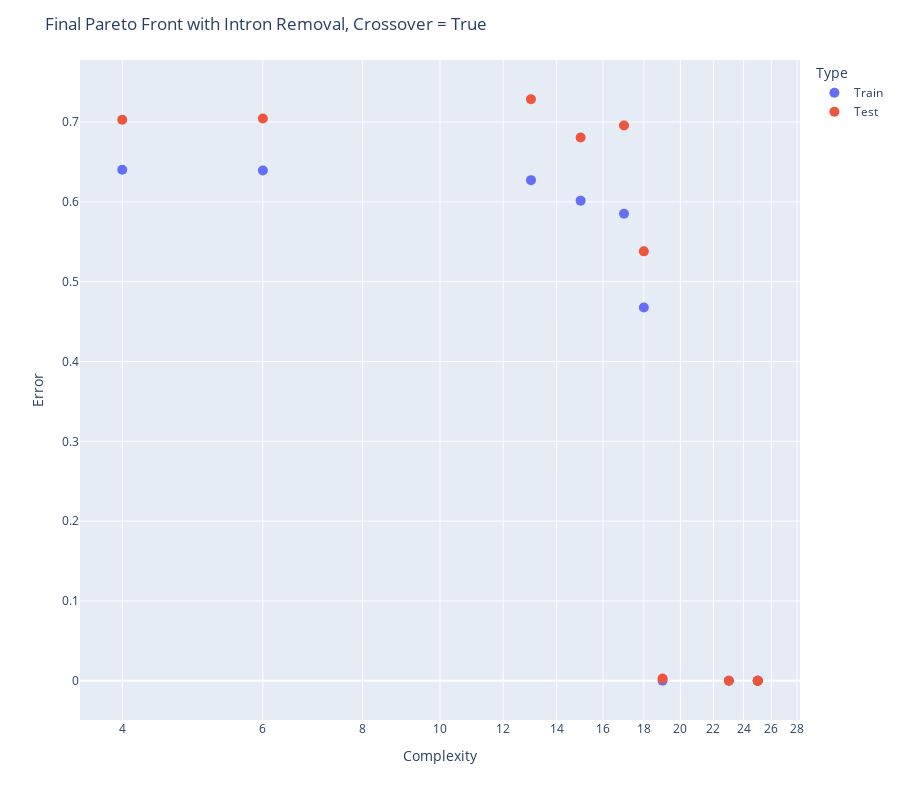
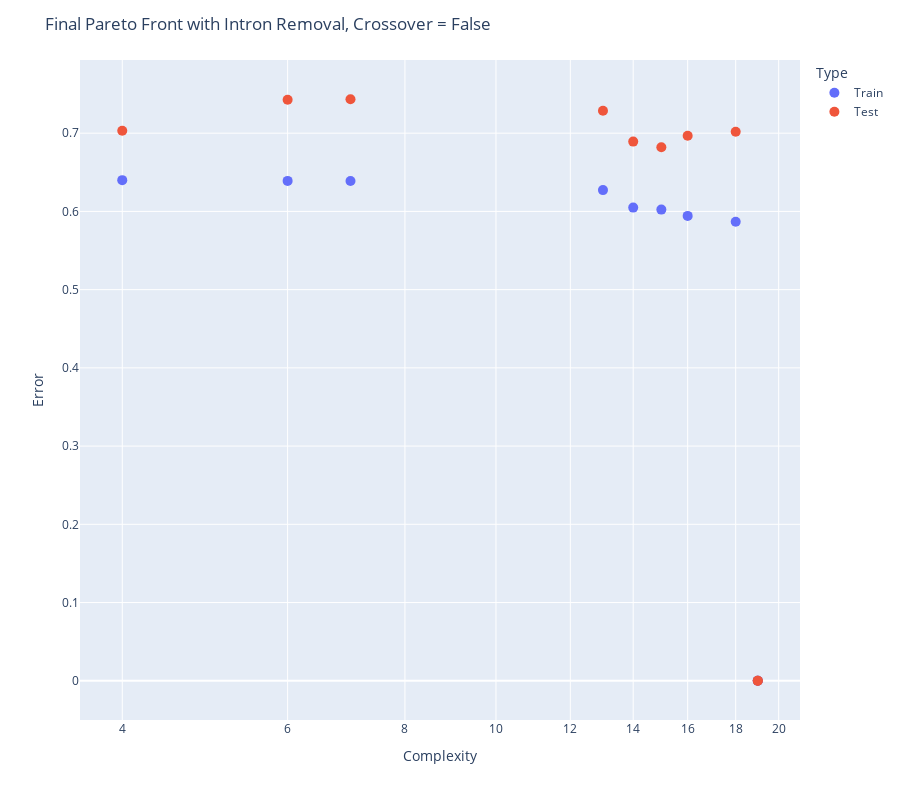

Here is the notebook cell these charts were saved with, in order:
### Markdown cell above
# Testing for Crossover

### Code cell
folder = "Intron_Removal/Output_Files/Crossover_Testing/"
wo_crossover = folder + "Without Crossover/"
w_crossover = folder + "With Crossover/"

# load the files
pf_train_w_cross = pd.read_csv(w_crossover + "final_pf_train.txt", sep=",", names=["Error", "Complexity"])
pf_test_w_cross = pd.read_csv(w_crossover + "final_pf_test.txt", sep=",", names=["Error", "Complexity"])
algo_list_w_cross = read_algos(w_crossover + "final_pf_algos.txt")

pf_train_wo_cross = pd.read_csv(wo_crossover + "final_pf_train.txt", sep=",", names=["Error", "Complexity"])
pf_test_wo_cross = pd.read_csv(wo_crossover + "final_pf_test.txt", sep=",", names=["Error", "Complexity"])
algo_list_wo_cross = read_algos(wo_crossover + "final_pf_algos.txt")

pf_train_w_cross["Algorithm"] = algo_list_w_cross
pf_test_w_cross["Algorithm"] = algo_list_w_cross
pf_train_w_cross["Type"] = "Train"
pf_test_w_cross["Type"] = "Test"

pf_train_wo_cross["Algorithm"] = algo_list_wo_cross
pf_test_wo_cross["Algorithm"] = algo_list_wo_cross
pf_train_wo_cross["Type"] = "Train"
pf_test_wo_cross["Type"] = "Test"

x_title = "Complexity"
y_title = "Error"

pf_w_cross = pd.concat([pf_train_w_cross, pf_test_w_cross])
pf_wo_cross = pd.concat([pf_train_wo_cross, pf_test_wo_cross])

# plot and save the html files
fig_w_cross = plot(pf_w_cross, x_title, y_title, color="Type", title="Final Pareto Front with Intron Removal, Crossover = True")
fig_wo_cross = plot(pf_wo_cross, x_title, y_title, color="Type", title="Final Pareto Front with Intron Removal, Crossover = False")

fig_w_cross.write_html(folder + "Images/pf_plot_w_cross.html")
fig_wo_cross.write_html(folder + "Images/pf_plot_wo_cross.html")

### Figure 1 — Plotly figure (JSON) as saved in the notebook; plotly's stock layout.template omitted (floating-point values rounded to 4 significant figures)
{"data": [{"customdata": [["<br>def Setup():<br>def Predict():<br>def Learn():<br>", "Train"], ["<br>def Setup():<br>def Predict():<br>  v2 = v1 + v2<br>  v1 = s3 * v1<br>  s3 = 0.189209<br>  s1 = dot(v0, v2)<br>  s1 = s1 * s3<br>  s3 = -0.887889<br>def Learn():<br>  s1 = s0 - s1<br>  s3 = 0.635851<br>  v1 = s1 * v0<br>", "Train"], ["<br>def Setup():<br>def Predict():<br>  v2 = v1 + v2<br>  v1 = s3 * v1<br>  s3 = 0.189209<br>  s1 = dot(v0, v2)<br>  s1 = s1 * s3<br>  s3 = -0.887889<br>def Learn():<br>  s1 = s0 - s1<br>  s3 = 0.635851<br>  v1 = s1 * v0<br>", "Train"], ["<br>def Setup():<br>def Predict():<br>def Learn():<br>", "Train"], ["<br>def Setup():<br>def Predict():<br>  s1 = dot(v0, v2)<br>  s1 = s3 * s1<br>  v2 = v1 + v2<br>def Learn():<br>  v1 = s0 * v0<br>  s3 = 0.00645958<br>", "Train"], ["<br>def Setup():<br>def Predict():<br>  s3 = 0.181514<br>  v2 = v1 + v2<br>  s1 = dot(v0, v2)<br>  s1 = s1 * s3<br>def Learn():<br>  s1 = s0 - s1<br>  v1 = s1 * v0<br>", "Train"], ["<br>def Setup():<br>def Predict():<br>  s1 = dot(v0, v1)<br>  s2 = 0.290295<br>def Learn():<br>  v1 = s2 * v0<br>", "Train"], ["<br>def Setup():<br>  s2 = 0.224386<br>def Predict():<br>  s1 = s2 - s3<br>  s2 = s2 - s1<br>  s3 = 0.0756371<br>def Learn():<br>  s2 = s0 * s3<br>  s3 = s1 - s3<br>", "Train"], ["<br>def Setup():<br>def Predict():<br>  s1 = dot(v0, v2)<br>  s3 = s1 - s3<br>  s1 = s3 * s2<br>  s3 = 0.0283061<br>def Learn():<br>  v2 = v2 + v0<br>  s2 = s0 * s3<br>  s3 = s3 - s1<br>", "Train"], ["<br>def Setup():<br>def Predict():<br>  s1 = s2 - s3<br>  s2 = s2 - s1<br>  s3 = 0.0756371<br>def Learn():<br>  s3 = s0 * s3<br>", "Train"], ["<br>def Setup():<br>def Predict():<br>  v2 = v1 + v2<br>  v1 = s3 * v1<br>  s3 = 0.189209<br>  s1 = dot(v0, v2)<br>  s1 = s1 * s3<br>def Learn():<br>  s1 = s0 - s1<br>  v1 = s1 * v0<br>", "Train"], ["<br>def Setup():<br>def Predict():<br>  s3 = 0.189209<br>  s1 = dot(v0, v2)<br>  s1 = s1 * s3<br>  s3 = -0.887889<br>def Learn():<br>  v2 = s0 * v0<br>", "Train"]], "hovertemplate": "Type=%{customdata[1]}<br>Complexity=%{x}<br>Error=%{y}<br>Algorithm=%{customdata[0]}<extra></extra>", "legendgroup": "Train", "marker": {"color": "#636efa", "size": 10, "symbol": "circle"}, "mode": "markers", "name": "Train", "orientation": "v", "showlegend": true, "textposition": "top center", "type": "scatter", "x": [0, 25, 25, 0, 18, 19, 13, 6, 17, 4, 23, 15], "xaxis": "x", "y": [0.6403, 1.414e-05, 1.414e-05, 0.6403, 0.4677, 0.0002039, 0.6272, 0.6392, 0.5852, 0.6403, 1.418e-05, 0.6016], "yaxis": "y"}, {"customdata": [["<br>def Setup():<br>def Predict():<br>def Learn():<br>", "Test"], ["<br>def Setup():<br>def Predict():<br>  v2 = v1 + v2<br>  v1 = s3 * v1<br>  s3 = 0.189209<br>  s1 = dot(v0, v2)<br>  s1 = s1 * s3<br>  s3 = -0.887889<br>def Learn():<br>  s1 = s0 - s1<br>  s3 = 0.635851<br>  v1 = s1 * v0<br>", "Test"], ["<br>def Setup():<br>def Predict():<br>  v2 = v1 + v2<br>  v1 = s3 * v1<br>  s3 = 0.189209<br>  s1 = dot(v0, v2)<br>  s1 = s1 * s3<br>  s3 = -0.887889<br>def Learn():<br>  s1 = s0 - s1<br>  s3 = 0.635851<br>  v1 = s1 * v0<br>", "Test"], ["<br>def Setup():<br>def Predict():<br>def Learn():<br>", "Test"], ["<br>def Setup():<br>def Predict():<br>  s1 = dot(v0, v2)<br>  s1 = s3 * s1<br>  v2 = v1 + v2<br>def Learn():<br>  v1 = s0 * v0<br>  s3 = 0.00645958<br>", "Test"], ["<br>def Setup():<br>def Predict():<br>  s3 = 0.181514<br>  v2 = v1 + v2<br>  s1 = dot(v0, v2)<br>  s1 = s1 * s3<br>def Learn():<br>  s1 = s0 - s1<br>  v1 = s1 * v0<br>", "Test"], ["<br>def Setup():<br>def Predict():<br>  s1 = dot(v0, v1)<br>  s2 = 0.290295<br>def Learn():<br>  v1 = s2 * v0<br>", "Test"], ["<br>def Setup():<br>  s2 = 0.224386<br>def Predict():<br>  s1 = s2 - s3<br>  s2 = s2 - s1<br>  s3 = 0.0756371<br>def Learn():<br>  s2 = s0 * s3<br>  s3 = s1 - s3<br>", "Test"], ["<br>def Setup():<br>def Predict():<br>  s1 = dot(v0, v2)<br>  s3 = s1 - s3<br>  s1 = s3 * s2<br>  s3 = 0.0283061<br>def Learn():<br>  v2 = v2 + v0<br>  s2 = s0 * s3<br>  s3 = s3 - s1<br>", "Test"], ["<br>def Setup():<br>def Predict():<br>  s1 = s2 - s3<br>  s2 = s2 - s1<br>  s3 = 0.0756371<br>def Learn():<br>  s3 = s0 * s3<br>", "Test"], ["<br>def Setup():<br>def Predict():<br>  v2 = v1 + v2<br>  v1 = s3 * v1<br>  s3 = 0.189209<br>  s1 = dot(v0, v2)<br>  s1 = s1 * s3<br>def Learn():<br>  s1 = s0 - s1<br>  v1 = s1 * v0<br>", "Test"], ["<br>def Setup():<br>def Predict():<br>  s3 = 0.189209<br>  s1 = dot(v0, v2)<br>  s1 = s1 * s3<br>  s3 = -0.887889<br>def Learn():<br>  v2 = s0 * v0<br>", "Test"]], "hovertemplate": "Type=%{customdata[1]}<br>Complexity=%{x}<br>Error=%{y}<br>Algorithm=%{customdata[0]}<extra></extra>", "legendgroup": "Test", "marker": {"color": "#EF553B", "size": 10, "symbol": "circle"}, "mode": "markers", "name": "Test", "orientation": "v", "showlegend": true, "textposition": "top center", "type": "scatter", "x": [0, 25, 25, 0, 18, 19, 13, 6, 17, 4, 23, 15], "xaxis": "x", "y": [0.7031, 9.493e-05, 9.493e-05, 0.7031, 0.538, 0.002707, 0.7286, 0.7044, 0.6957, 0.7029, 9.507e-05, 0.6806], "yaxis": "y"}], "layout": {"height": 800, "legend": {"title": {"text": "Type"}, "tracegroupgap": 0}, "margin": {"t": 60}, "title": {"text": "Final Pareto Front with Intron Removal, Crossover = True"}, "xaxis": {"anchor": "y", "domain": [0, 1], "title": {"text": "Complexity"}, "type": "log"}, "yaxis": {"anchor": "x", "domain": [0, 1], "title": {"text": "Error"}}}}

### Figure 2 — Plotly figure (JSON) as saved in the notebook; plotly's stock layout.template omitted (floating-point values rounded to 4 significant figures)
{"data": [{"customdata": [["<br>def Setup():<br>def Predict():<br>def Learn():<br>", "Train"], ["<br>def Setup():<br>def Predict():<br>  s1 = dot(v0, v1)<br>  s1 = s1 * s2<br>  s2 = 0.189077<br>def Learn():<br>  s1 = s0 - s1<br>  v2 = s1 * v0<br>  v1 = v1 + v2<br>", "Train"], ["<br>def Setup():<br>def Predict():<br>def Learn():<br>", "Train"], ["<br>def Setup():<br>def Predict():<br>  s1 = dot(v0, v1)<br>  s1 = s1 * s2<br>  s2 = 0.189077<br>def Learn():<br>  s1 = s0 - s1<br>  v2 = s1 * v0<br>  v1 = v1 + v2<br>", "Train"], ["<br>def Setup():<br>def Predict():<br>  s1 = dot(v0, v2)<br>  s3 = s2 - s3<br>  s2 = 0.305644<br>  s1 = s1 * s2<br>  s2 = 0.806995<br>def Learn():<br>  s1 = s1 - s3<br>  s1 = s0 - s1<br>  v2 = s1 * v0<br>", "Train"], ["<br>def Setup():<br>def Predict():<br>  s1 = dot(v2, v0)<br>  s2 = 0.290136<br>def Learn():<br>  v2 = s2 * v0<br>", "Train"], ["<br>def Setup():<br>def Predict():<br>  s2 = 0.431975<br>  s3 = s1 - s3<br>  s1 = s3 * s2<br>  s2 = 0.511215<br>def Learn():<br>  s3 = s2 * s3<br>  s1 = s0 * s1<br>  s1 = s1 - s0<br>", "Train"], ["<br>def Setup():<br>def Predict():<br>  s2 = 0.378214<br>  s3 = s1 - s3<br>  s1 = s3 * s2<br>def Learn():<br>  s1 = s1 - s0<br>", "Train"], ["<br>def Setup():<br>def Predict():<br>  s1 = dot(v0, v2)<br>  s2 = 0.305644<br>  s1 = s1 * s2<br>def Learn():<br>  s1 = s1 - s2<br>  s1 = s0 - s1<br>  v2 = s1 * v0<br>", "Train"], ["<br>def Setup():<br>def Predict():<br>  s2 = 0.431975<br>  s3 = s1 - s3<br>  s1 = s3 * s2<br>def Learn():<br>  s3 = s2 * s3<br>  s1 = s0 * s1<br>  s1 = s1 - s0<br>", "Train"], ["<br>def Setup():<br>def Predict():<br>  s1 = dot(v0, v2)<br>  s2 = 0.305644<br>  s1 = s1 * s2<br>def Learn():<br>  v2 = s0 * v0<br>", "Train"], ["<br>def Setup():<br>def Predict():<br>  s1 = dot(v0, v1)<br>  s1 = s1 * s2<br>  s2 = 0.189077<br>def Learn():<br>  s1 = s0 - s1<br>  v1 = s1 * v0<br>", "Train"]], "hovertemplate": "Type=%{customdata[1]}<br>Complexity=%{x}<br>Error=%{y}<br>Algorithm=%{customdata[0]}<extra></extra>", "legendgroup": "Train", "marker": {"color": "#636efa", "size": 10, "symbol": "circle"}, "mode": "markers", "name": "Train", "orientation": "v", "showlegend": true, "textposition": "top center", "type": "scatter", "x": [0, 19, 0, 19, 18, 13, 7, 4, 16, 6, 14, 15], "xaxis": "x", "y": [0.6403, 1.428e-05, 0.6403, 1.428e-05, 0.5868, 0.6272, 0.6389, 0.64, 0.5943, 0.639, 0.6048, 0.6023], "yaxis": "y"}, {"customdata": [["<br>def Setup():<br>def Predict():<br>def Learn():<br>", "Test"], ["<br>def Setup():<br>def Predict():<br>  s1 = dot(v0, v1)<br>  s1 = s1 * s2<br>  s2 = 0.189077<br>def Learn():<br>  s1 = s0 - s1<br>  v2 = s1 * v0<br>  v1 = v1 + v2<br>", "Test"], ["<br>def Setup():<br>def Predict():<br>def Learn():<br>", "Test"], ["<br>def Setup():<br>def Predict():<br>  s1 = dot(v0, v1)<br>  s1 = s1 * s2<br>  s2 = 0.189077<br>def Learn():<br>  s1 = s0 - s1<br>  v2 = s1 * v0<br>  v1 = v1 + v2<br>", "Test"], ["<br>def Setup():<br>def Predict():<br>  s1 = dot(v0, v2)<br>  s3 = s2 - s3<br>  s2 = 0.305644<br>  s1 = s1 * s2<br>  s2 = 0.806995<br>def Learn():<br>  s1 = s1 - s3<br>  s1 = s0 - s1<br>  v2 = s1 * v0<br>", "Test"], ["<br>def Setup():<br>def Predict():<br>  s1 = dot(v2, v0)<br>  s2 = 0.290136<br>def Learn():<br>  v2 = s2 * v0<br>", "Test"], ["<br>def Setup():<br>def Predict():<br>  s2 = 0.431975<br>  s3 = s1 - s3<br>  s1 = s3 * s2<br>  s2 = 0.511215<br>def Learn():<br>  s3 = s2 * s3<br>  s1 = s0 * s1<br>  s1 = s1 - s0<br>", "Test"], ["<br>def Setup():<br>def Predict():<br>  s2 = 0.378214<br>  s3 = s1 - s3<br>  s1 = s3 * s2<br>def Learn():<br>  s1 = s1 - s0<br>", "Test"], ["<br>def Setup():<br>def Predict():<br>  s1 = dot(v0, v2)<br>  s2 = 0.305644<br>  s1 = s1 * s2<br>def Learn():<br>  s1 = s1 - s2<br>  s1 = s0 - s1<br>  v2 = s1 * v0<br>", "Test"], ["<br>def Setup():<br>def Predict():<br>  s2 = 0.431975<br>  s3 = s1 - s3<br>  s1 = s3 * s2<br>def Learn():<br>  s3 = s2 * s3<br>  s1 = s0 * s1<br>  s1 = s1 - s0<br>", "Test"], ["<br>def Setup():<br>def Predict():<br>  s1 = dot(v0, v2)<br>  s2 = 0.305644<br>  s1 = s1 * s2<br>def Learn():<br>  v2 = s0 * v0<br>", "Test"], ["<br>def Setup():<br>def Predict():<br>  s1 = dot(v0, v1)<br>  s1 = s1 * s2<br>  s2 = 0.189077<br>def Learn():<br>  s1 = s0 - s1<br>  v1 = s1 * v0<br>", "Test"]], "hovertemplate": "Type=%{customdata[1]}<br>Complexity=%{x}<br>Error=%{y}<br>Algorithm=%{customdata[0]}<extra></extra>", "legendgroup": "Test", "marker": {"color": "#EF553B", "size": 10, "symbol": "circle"}, "mode": "markers", "name": "Test", "orientation": "v", "showlegend": true, "textposition": "top center", "type": "scatter", "x": [0, 19, 0, 19, 18, 13, 7, 4, 16, 6, 14, 15], "xaxis": "x", "y": [0.7031, 9.587e-05, 0.7031, 9.587e-05, 0.7019, 0.7286, 0.7434, 0.703, 0.6968, 0.7428, 0.6892, 0.6821], "yaxis": "y"}], "layout": {"height": 800, "legend": {"title": {"text": "Type"}, "tracegroupgap": 0}, "margin": {"t": 60}, "title": {"text": "Final Pareto Front with Intron Removal, Crossover = False"}, "xaxis": {"anchor": "y", "domain": [0, 1], "title": {"text": "Complexity"}, "type": "log"}, "yaxis": {"anchor": "x", "domain": [0, 1], "title": {"text": "Error"}}}}
